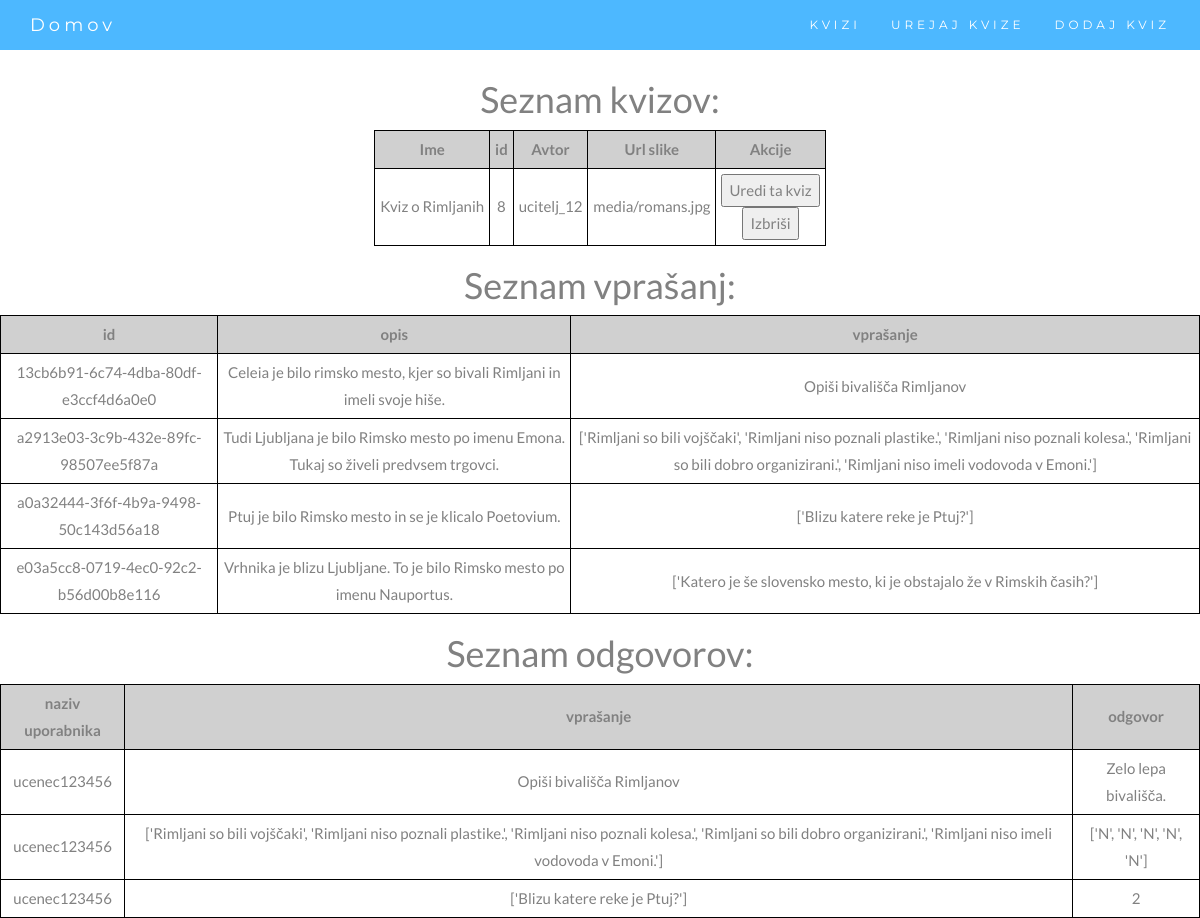
The app's page /quiz_manager, older data.
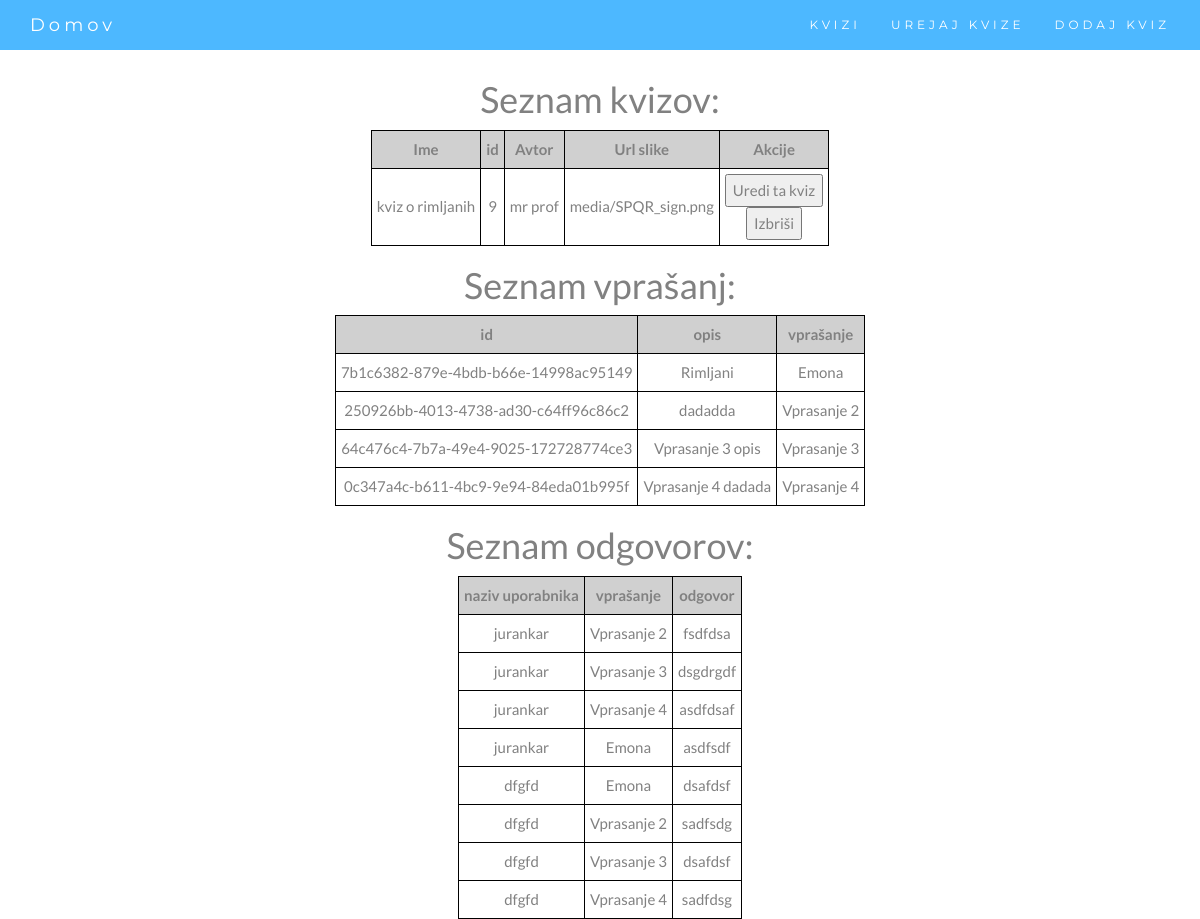
The same page, newer data.
### webapp/models.py (models this page shows)
class dbQuiz(models.Model):
    id = models.BigAutoField(primary_key=True)
    name = models.CharField(max_length=200, default="Kviz 1")
    author = models.CharField(max_length=200)
    password = models.CharField(max_length=200, default="hec") # geslo za kviz (da ni vsak kviz dostopen vsakomur)   --> Can we remove this?
    datoteka = models.FileField(upload_to='media/')
    created_at = models.DateTimeField(auto_now_add=True)
    updated_at = models.DateTimeField(auto_now=True)

class OpisnoModel(models.Model):
    id = models.UUIDField(primary_key=True, default=uuid.uuid4, editable=False)
    leto = models.IntegerField(default=0)
    kviz = models.ForeignKey(dbQuiz, on_delete=CASCADE, null=True)
    opis = models.CharField(max_length=1000)
    longitude = models.FloatField() # koordinate za leaflet (bomo spremenili na koncu)
    latitude = models.FloatField()
    vprasanje = models.CharField(max_length=1000) # seznam vprašanj, odvisno od tipa

class PravilnoNepravilnoModel(models.Model):
    id = models.UUIDField(primary_key=True, default=uuid.uuid4, editable=False)
    leto = models.IntegerField(default=0)
    kviz = models.ForeignKey(dbQuiz, on_delete=CASCADE, null=True)
    opis = models.CharField(max_length=1000)
    longitude = models.FloatField() # koordinate za leaflet (bomo spremenili na koncu)
    latitude = models.FloatField()
    vprasanje = models.CharField(max_length=1000, default="nan") # seznam vprašanj
    pravilni_odgovor = models.CharField(max_length=1000, default="nan") # seznam pravilnih odgovorov

class IzberiOdgovorModel(models.Model):
    id = models.UUIDField(primary_key=True, default=uuid.uuid4, editable=False)
    leto = models.IntegerField(default=0)
    kviz = models.ForeignKey(dbQuiz, on_delete=CASCADE, null=True)
    opis = models.CharField(max_length=1000)
    longitude = models.FloatField() # koordinate za leaflet (bomo spremenili na koncu)
    latitude = models.FloatField()
    vprasanje = models.CharField(max_length=100)
    odgovor1 = models.CharField(max_length=100, default="nan")
    odgovor2 = models.CharField(max_length=100, default="nan")
    odgovor3 = models.CharField(max_length=100, default="nan")
    odgovor4 = models.CharField(max_length=100, default="nan")
    odgovor5 = models.CharField(max_length=100, default="nan")
    pravilni_odgovor = models.IntegerField() # številka pravilnega odgovora

class OdgovorOpisnoModel(models.Model):
    id = models.UUIDField(primary_key=True, default=uuid.uuid4, editable=False)
    user = models.CharField(max_length=30)
    vprasanje = models.ForeignKey(OpisnoModel, on_delete=CASCADE)
    odgovori = models.CharField(max_length=1000)

class OdgovorPravilnoNepravilnoModel(models.Model):
    id = models.UUIDField(primary_key=True, default=uuid.uuid4, editable=False)
    user = models.CharField(max_length=30)
    vprasanje = models.ForeignKey(PravilnoNepravilnoModel, on_delete=CASCADE)
    odgovori = models.CharField(max_length=1000)

class OdgovorIzberiOdgovorModel(models.Model):
    id = models.UUIDField(primary_key=True, default=uuid.uuid4, editable=False)
    user = models.CharField(max_length=30)
    vprasanje = models.ForeignKey(IzberiOdgovorModel, on_delete=CASCADE)
    odgovori = models.CharField(max_length=1000)

### webapp/views.py (the view)
# urls.py: path('quiz_manager', views.quiz_manager, name='question_manager'),
def quiz_manager(request,kviz=None):
    try:
        kvizi = dbQuiz.objects.all()
    except:
        kvizi = []
    vprasanja = []
    vprasanja += OpisnoModel.objects.all()
    vprasanja += PravilnoNepravilnoModel.objects.all()
    vprasanja += IzberiOdgovorModel.objects.all()
    odgovori = []
    odgovori += OdgovorOpisnoModel.objects.all()
    odgovori += OdgovorPravilnoNepravilnoModel.objects.all()
    odgovori += OdgovorIzberiOdgovorModel.objects.all()
    return render(request, "quiz_manager.html", {'kvizi': kvizi, 'vprasanja': vprasanja, 'odgovori': odgovori})

### templates/quiz_manager.html (shortened to what this page needs)
{% extends "skeleton.html" %}
{% block content %}
    <h1>Seznam kvizov:</h1>
    <table style="border: 1px solid black;">
        <tr>
            <th>Ime</th>
            <th>id</th>
            <th>Avtor</th>
            <th>Url slike</th>
            <th>Akcije</th>
        </tr>
        {% for i in kvizi %}
            <tr>
                <td>{{i.name}}</td>
                <td>{{i.id}}</td>
                <td>{{i.author}}</td>
                <td>{{i.datoteka}}</td>
                <td>
                    <form action="/quiz_manager/{{i.id}}/" method="get">
                        <input type="submit" value="Uredi ta kviz">
                    </form>
                    <form action="/delete_quiz/{{i.id}}/" method="post">
                        <input type="submit" value="Izbriši">
                    </form>
                </td>
            </tr>
        {%endfor%}
    </table>
    <table>
        <h1>Seznam vprašanj:</h1>
        <tr>
            <th>id</th>
            <th>opis</th>
            <th>vprašanje</th>
        </tr>
            {% for j in vprasanja %}
            <tr>
                <td>{{j.id}}</td>
                <td>{{j.opis}}</td>
                <td>{{j.vprasanje}}</td>
            </tr>
        {%endfor%}
    </table>
    <table>
        <h1>Seznam odgovorov:</h1>
        <tr>
            <th>naziv uporabnika</th>
            <th>vprašanje</th>
            <th>odgovor</th>
        </tr>
            {% for j in odgovori %}
            <tr>
                <td>{{j.user}}</td>
                <td>{{j.vprasanje.vprasanje}}</td>
                <td>{{j.odgovori}}</td>
            </tr>
            {%endfor%}
    </table>
{% endblock content %}

Row changes from the older to the newer data that the page shows:
removed dbQuiz: name "Kviz o Rimljanih", id "8", author "ucitelj_12", datoteka "media/romans.jpg"
removed OpisnoModel: id "13cb6b91-6c74-4dba-80df-e3ccf4d6a0e0", opis "Celeia je bilo rimsko mesto, kjer so bivali Rimljani in imeli svoje hiše.", vprasanje "Opiši bivališča Rimljanov"
removed PravilnoNepravilnoModel: id "a2913e03-3c9b-432e-89fc-98507ee5f87a", opis "Tudi Ljubljana je bilo Rimsko mesto po imenu Emona. Tukaj so živeli predvsem trgovci.", vprasanje "['Rimljani so bili vojščaki', 'Rimljani niso poznali plastike.', 'Rimljani niso poznali kolesa.', 'Rimljani so bili dobro organizirani.', 'Rimljani niso imeli vodovoda v Emoni.']"
removed IzberiOdgovorModel: id "a0a32444-3f6f-4b9a-9498-50c143d56a18", opis "Ptuj je bilo Rimsko mesto in se je klicalo Poetovium.", vprasanje "['Blizu katere reke je Ptuj?']"
removed IzberiOdgovorModel: id "e03a5cc8-0719-4ec0-92c2-b56d00b8e116", opis "Vrhnika je blizu Ljubljane. To je bilo Rimsko mesto po imenu Nauportus.", vprasanje "['Katero je še slovensko mesto, ki je obstajalo že v Rimskih časih?']"
removed OdgovorOpisnoModel: user "ucenec123456", vprasanje.vprasanje "Opiši bivališča Rimljanov", odgovori "Zelo lepa bivališča."
removed OdgovorPravilnoNepravilnoModel: user "ucenec123456", vprasanje.vprasanje "['Rimljani so bili vojščaki', 'Rimljani niso poznali plastike.', 'Rimljani niso poznali kolesa.', 'Rimljani so bili dobro organizirani.', 'Rimljani niso imeli vodovoda v Emoni.']", odgovori "['N', 'N', 'N', 'N', 'N']"
removed OdgovorIzberiOdgovorModel: user "ucenec123456", vprasanje.vprasanje "['Blizu katere reke je Ptuj?']", odgovori "2"
added dbQuiz: name "kviz o rimljanih", id "9", author "mr prof", datoteka "media/SPQR_sign.png"
added OpisnoModel: id "7b1c6382-879e-4bdb-b66e-14998ac95149", opis "Rimljani", vprasanje "Emona"
added OpisnoModel: id "250926bb-4013-4738-ad30-c64ff96c86c2", opis "dadadda", vprasanje "Vprasanje 2"
added OpisnoModel: id "64c476c4-7b7a-49e4-9025-172728774ce3", opis "Vprasanje 3 opis", vprasanje "Vprasanje 3"
added OpisnoModel: id "0c347a4c-b611-4bc9-9e94-84eda01b995f", opis "Vprasanje 4 dadada", vprasanje "Vprasanje 4"
added OdgovorOpisnoModel: user "jurankar", vprasanje.vprasanje "Vprasanje 2", odgovori "fsdfdsa"
added OdgovorOpisnoModel: user "jurankar", vprasanje.vprasanje "Vprasanje 3", odgovori "dsgdrgdf"
added OdgovorOpisnoModel: user "jurankar", vprasanje.vprasanje "Vprasanje 4", odgovori "asdfdsaf"
added OdgovorOpisnoModel: user "jurankar", vprasanje.vprasanje "Emona", odgovori "asdfsdf"
added OdgovorOpisnoModel: user "dfgfd", vprasanje.vprasanje "Emona", odgovori "dsafdsf"
added OdgovorOpisnoModel: user "dfgfd", vprasanje.vprasanje "Vprasanje 2", odgovori "sadfsdg"
added OdgovorOpisnoModel: user "dfgfd", vprasanje.vprasanje "Vprasanje 3", odgovori "dsafdsf"
added OdgovorOpisnoModel: user "dfgfd", vprasanje.vprasanje "Vprasanje 4", odgovori "sadfdsg"
